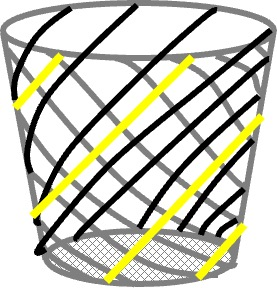
%> input picture TrashBoxImage.jpg, 277 x 288 px
$ octave --eval "result = TS_GetSNVolumedata(imread('../TrashBoxImage.jpg'));"   (GNU Octave 9; MATLAB toolbox functions it lacks are replaced by stand-ins)
%> lines starting %> are read from the running program, lines starting %| are printed output that depends on the picture
function Output = TS_GetSNVolumedata(Image,varargin)
%% This Function calculate SN about varable value
% OutPut = TS_GetSNVolumedata(Image,ResoZ,bw)

bwSignalON = false;
Reso_Z = 5;
bw = [];
if nargin > 1, Reso_Z = varargin{1}; end
if  nargin > 2,
    bwSignalON = true;
    bw = varargin{2};
    if ~islogical(bw)
        bwSignalON = false;
        bw = [];
    end
end

%% SET
MSE = zeros(1,size(Image,3)); %% Mean Square Error
NMSE = MSE;
%> NMSE = [0 0 0]
S = MSE;
%> S = [0 0 0]
S_th = 0.05;
S5per = S;
%> S5per = [0 0 0]
Sf = S;
%> Sf = [0 0 0]
if bwSignalON, SbwAve = S; NbwAve = S;
else SbwAve = []; NbwAve = [];
end
N = MSE;
%> N = [0 0 0]
Min = N;
STD = MSE;
h = fspecial('gaussian',11,1.8);

%% Main
wh = waitbar(0,mfilename);
for n = 1:size(Image,3)
im = double(Image(:,:,n));
N(n) = mode(im(and(im>0,im<max(im(:))))); %% 뜞귏궳궻띍븆뭠똶럁뾭
Min(n) = min(im(:));
S(n) = max(im(:)); %% Signla궼띍묈뭠귩밙뾭
% % % 5 percent of Average(Maximum to 5% Volume==image)
sort_im = sort(double(im(:)),'descend');
S5per(n) = mean(sort_im(1:round(length(sort_im)*S_th)));
fim = imfilter(im,h,'symmetric');
Sf(n) = max(fim(:));
Matrix_mse = im - fim;
MSE(n) = mean(Matrix_mse(:).^2);
NMSE(n) = MSE(n)/mean(fim(:).^2);
STD(n) = std(Matrix_mse(:));
if bwSignalON
   IND = bw(:,:,n);
   SbwAve(n) = mean(im(IND));
   NbwAve(n) = mean(im(~IND));
end
waitbar(n/size(Image,3),wh)
end
%> this loop made 3 passes
%> pass 1, in TS_GetSNVolumedata, `im = double(Image(:,:,n));`:
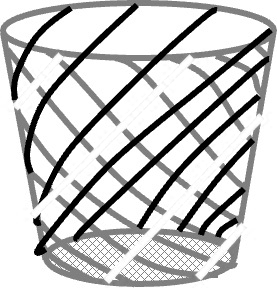
%> im: size 288x277 double; min 0, max 255, mean 200.4
%> pass 1, in TS_GetSNVolumedata, `fim = imfilter(im,h,'symmetric');`:
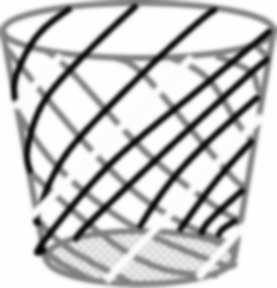
%> fim: size 288x277 double; min 2.54, max 255, mean 200.4
%> pass 1, in TS_GetSNVolumedata, `Matrix_mse = im - fim;`:
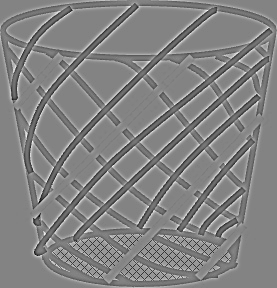
%> Matrix_mse: size 288x277 double; min -157.5, max 147.8, mean 0; drawn with min black and max white
%> after the loop, MSE = [1020.8 1022.8 1083.7]; N = [254 254 253]; NMSE = [0.0228 0.0228 0.027]; S = [255 255 255]; S5per = [255 255 255]; STD = [31.95 31.98 32.92]; Sf = [255 255 255]
close(wh)
Output.SignalMax = S;
%> Output.SignalMax = [255 255 255]
Output.SignalMax_f = Sf;
%> Output.SignalMax_f = [255 255 255]
Output.Signal5per = S5per;
%> Output.Signal5per = [255 255 255]
Output.SignalInBWofAverage = SbwAve;
%> Output.SignalInBWofAverage = []
Output.Mode = N;
%> Output.Mode = [254 254 253]
Output.NoiseMin = Min;
%> Output.NoiseMin = [0 0 0]
Output.NoiseInNotBWofAverage = NbwAve;
%> Output.NoiseInNotBWofAverage = []
Output.MSE = MSE;
%> Output.MSE = [1020.8 1022.8 1083.7]
Output.NMSE = NMSE;
%> Output.NMSE = [0.0228 0.0228 0.027]
Output.STDmse = STD;
%> Output.STDmse = [31.95 31.98 32.92]

% TMaximum = max([max(S) max(Sf) max(S5per) max(SbwAve)]);
TMaximum = max([max(S) max(S5per) max(SbwAve)]);
%> TMaximum = 255
TMaximum = TMaximum + max(TMaximum)*0.01;
%> TMaximum = 257.6
% TMaximum = ceil(TMaximum / (10^ceil(log10(TMaximum)-2))) * (10^ceil(log10(TMaximum)-2)); % / 10^ceil(log10(TMaximum)) ) * 10
% BMaximum = max([max(N) max(MSE) max(NMSE) max(STD) max(NbwAve) max(Min)]);
BMaximum = max([max(N) max(NbwAve) max(Min)]);
%> BMaximum = 254
BMaximum = BMaximum + max(BMaximum)*0.1;
%> BMaximum = 279.4
% BMaximum = ceil(BMaximum / (10^ceil(log10(BMaximum)-2))) * (10^ceil(log10(BMaximum)-2));
Rati = TMaximum / BMaximum;
%> Rati = 0.922
%> `result = TS_GetSNVolumedata(imread('../TrashBoxImage.jpg'));`: result = {SignalMax [255 255 255], SignalMax_f [255 255 255], Signal5per [255 255 255], Mode [254 254 253], NoiseMin [0 0 0], MSE [1020.8 1022.8 1083.7]}
if nargin >1
    if strcmpi(varargin{end},'figure')
        fgh = figure;
        axh(1) = axes('Posi',[.1 .1 .8 .85]);

        axh(2) = axes('Posi',[.1 .1 .8 .85]);
        set(axh,'Fontsize',12);
        plot(S,'pentagram-r')
        hold on
%         plot(Sf,'diamond-.r')
        plot(S5per,'^-r')
%         if bwSignalON
            plot(SbwAve,'square--r')
%         end

        plot(N*Rati,'pentagram-k')
        plot(Min*Rati,'diamond-.k')
        plot(NbwAve*Rati,'o-.k')
%         plot(10*log10(MSE) * Rati,'diamond--k')
%         plot(NMSE*Rati,'square-k')
%         plot(STD*Rati,'^--k')

        ch = get(axh(2),'Children');
        xdata = flip(get(ch(1),'Xdata'),2);
        xdata = xdata * Reso_Z;
        set(ch,'Xdata',xdata,'Markersize',7)

        set(axh(1),'YaxisLocation','right','XTickLabel',[],'Ylim',[0 BMaximum])
        set(axh(2),'Ylim',[0 TMaximum],'Xlim',[0 max(xdata)],'YColor','r')
%         legend('Signal(Max.)','Signal(filtered Max.)',['Signal(' num2str(S_th*100) '%)'],'Ave. in bw',...
%             'mode','Noise(Min.)','Ave. in Not bw','Mean Square Error[dB]','Normalized MSE','STD')
        legend('Signal(Max.)',['Signal(' num2str(S_th*100) '%)'],'Ave. in bw',...
            'mode','Noise(Min.)','Ave. in Not bw')
        grid on
        xlabel(axh(2),'Depth [\mum]')
        ylabel(axh(2),'Pixels value(Signal) [a.u.]')
        ylabel(axh(1),'Pixels value(Noise) [a.u.]')
        setappdata(fgh,'SNR',Output)

    end
end
